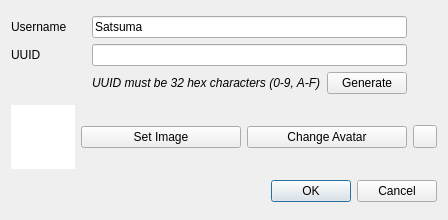
<?xml version="1.0" encoding="UTF-8"?>
<ui version="4.0">
 <class>NewUserDialog</class>
 <widget class="QDialog" name="NewUserDialog">
  <property name="geometry">
   <rect>
    <x>0</x>
    <y>0</y>
    <width>448</width>
    <height>220</height>
   </rect>
  </property>
  <property name="windowTitle">
   <string>New User</string>
  </property>
  <layout class="QGridLayout" name="gridLayout_2">
   <item row="2" column="1" colspan="3">
    <widget class="QDialogButtonBox" name="buttonBox">
     <property name="orientation">
      <enum>Qt::Orientation::Horizontal</enum>
     </property>
     <property name="standardButtons">
      <set>QDialogButtonBox::StandardButton::Cancel|QDialogButtonBox::StandardButton::Ok</set>
     </property>
    </widget>
   </item>
   <item row="1" column="2">
    <widget class="QPushButton" name="setAvatar">
     <property name="text">
      <string>Change Avatar</string>
     </property>
    </widget>
   </item>
   <item row="1" column="1">
    <widget class="QPushButton" name="selectImage">
     <property name="text">
      <string>Set Image</string>
     </property>
    </widget>
   </item>
   <item row="1" column="3">
    <widget class="QToolButton" name="revert">
     <property name="text">
      <string/>
     </property>
    </widget>
   </item>
   <item row="0" column="0" colspan="4">
    <layout class="QGridLayout" name="gridLayout">
     <item row="1" column="0">
      <widget class="QLabel" name="label">
       <property name="text">
        <string>UUID</string>
       </property>
      </widget>
     </item>
     <item row="0" column="1" colspan="2">
      <widget class="QLineEdit" name="username">
       <property name="text">
        <string>Satsuma</string>
       </property>
      </widget>
     </item>
     <item row="1" column="1" colspan="2">
      <widget class="QLineEdit" name="uuid"/>
     </item>
     <item row="0" column="0">
      <widget class="QLabel" name="label_2">
       <property name="text">
        <string>Username</string>
       </property>
      </widget>
     </item>
     <item row="2" column="1">
      <widget class="QLabel" name="label_3">
       <property name="font">
        <font>
         <italic>true</italic>
        </font>
       </property>
       <property name="text">
        <string>UUID must be 32 hex characters (0-9, A-F)</string>
       </property>
      </widget>
     </item>
     <item row="2" column="2">
      <widget class="QPushButton" name="generate">
       <property name="text">
        <string>Generate</string>
       </property>
      </widget>
     </item>
     <item row="1" column="3">
      <widget class="QLabel" name="uuidVerified">
       <property name="sizePolicy">
        <sizepolicy hsizetype="Fixed" vsizetype="Preferred">
         <horstretch>0</horstretch>
         <verstretch>0</verstretch>
        </sizepolicy>
       </property>
       <property name="minimumSize">
        <size>
         <width>24</width>
         <height>0</height>
        </size>
       </property>
      </widget>
     </item>
     <item row="0" column="3">
      <widget class="QLabel" name="usernameVerified">
       <property name="text">
        <string/>
       </property>
      </widget>
     </item>
    </layout>
   </item>
   <item row="1" column="0">
    <widget class="QGraphicsView" name="image">
     <property name="sizePolicy">
      <sizepolicy hsizetype="Expanding" vsizetype="Expanding">
       <horstretch>0</horstretch>
       <verstretch>0</verstretch>
      </sizepolicy>
     </property>
     <property name="minimumSize">
      <size>
       <width>64</width>
       <height>64</height>
      </size>
     </property>
     <property name="maximumSize">
      <size>
       <width>64</width>
       <height>64</height>
      </size>
     </property>
     <property name="frameShape">
      <enum>QFrame::Shape::NoFrame</enum>
     </property>
     <property name="frameShadow">
      <enum>QFrame::Shadow::Plain</enum>
     </property>
     <property name="verticalScrollBarPolicy">
      <enum>Qt::ScrollBarPolicy::ScrollBarAlwaysOff</enum>
     </property>
     <property name="horizontalScrollBarPolicy">
      <enum>Qt::ScrollBarPolicy::ScrollBarAlwaysOff</enum>
     </property>
     <property name="interactive">
      <bool>false</bool>
     </property>
    </widget>
   </item>
  </layout>
 </widget>
 <resources/>
 <connections>
  <connection>
   <sender>buttonBox</sender>
   <signal>accepted()</signal>
   <receiver>NewUserDialog</receiver>
   <slot>accept()</slot>
   <hints>
    <hint type="sourcelabel">
     <x>248</x>
     <y>254</y>
    </hint>
    <hint type="destinationlabel">
     <x>157</x>
     <y>274</y>
    </hint>
   </hints>
  </connection>
  <connection>
   <sender>buttonBox</sender>
   <signal>rejected()</signal>
   <receiver>NewUserDialog</receiver>
   <slot>reject()</slot>
   <hints>
    <hint type="sourcelabel">
     <x>316</x>
     <y>260</y>
    </hint>
    <hint type="destinationlabel">
     <x>286</x>
     <y>274</y>
    </hint>
   </hints>
  </connection>
 </connections>
</ui>
